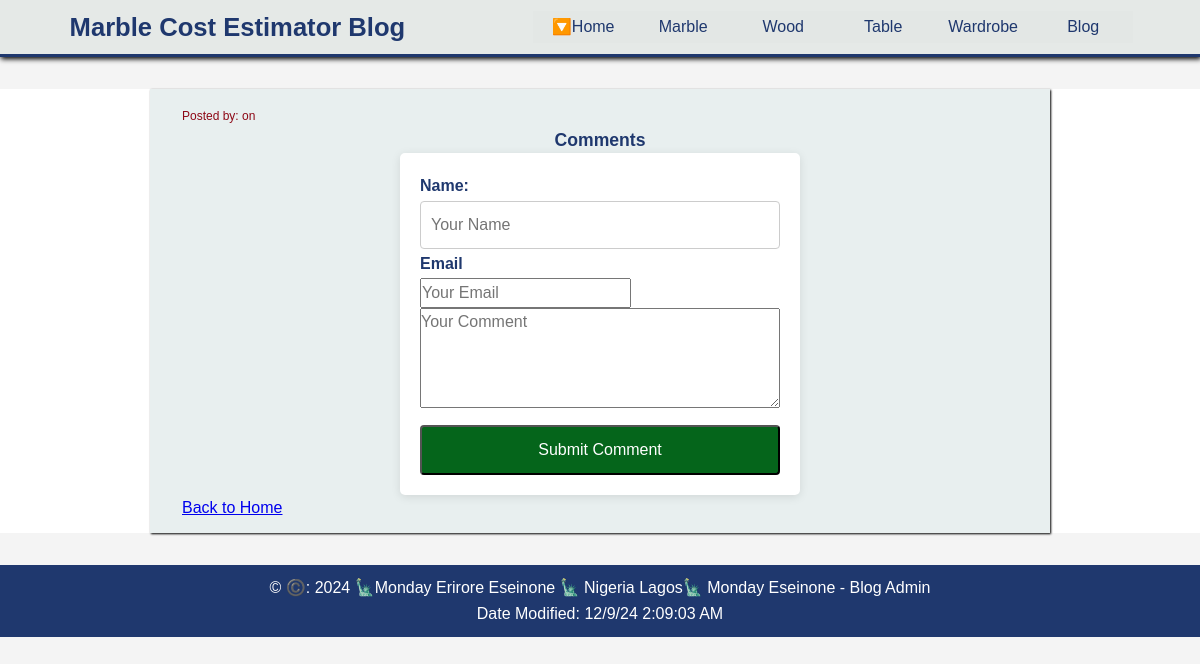
/post/6, run on an earlier commit of the app's database.
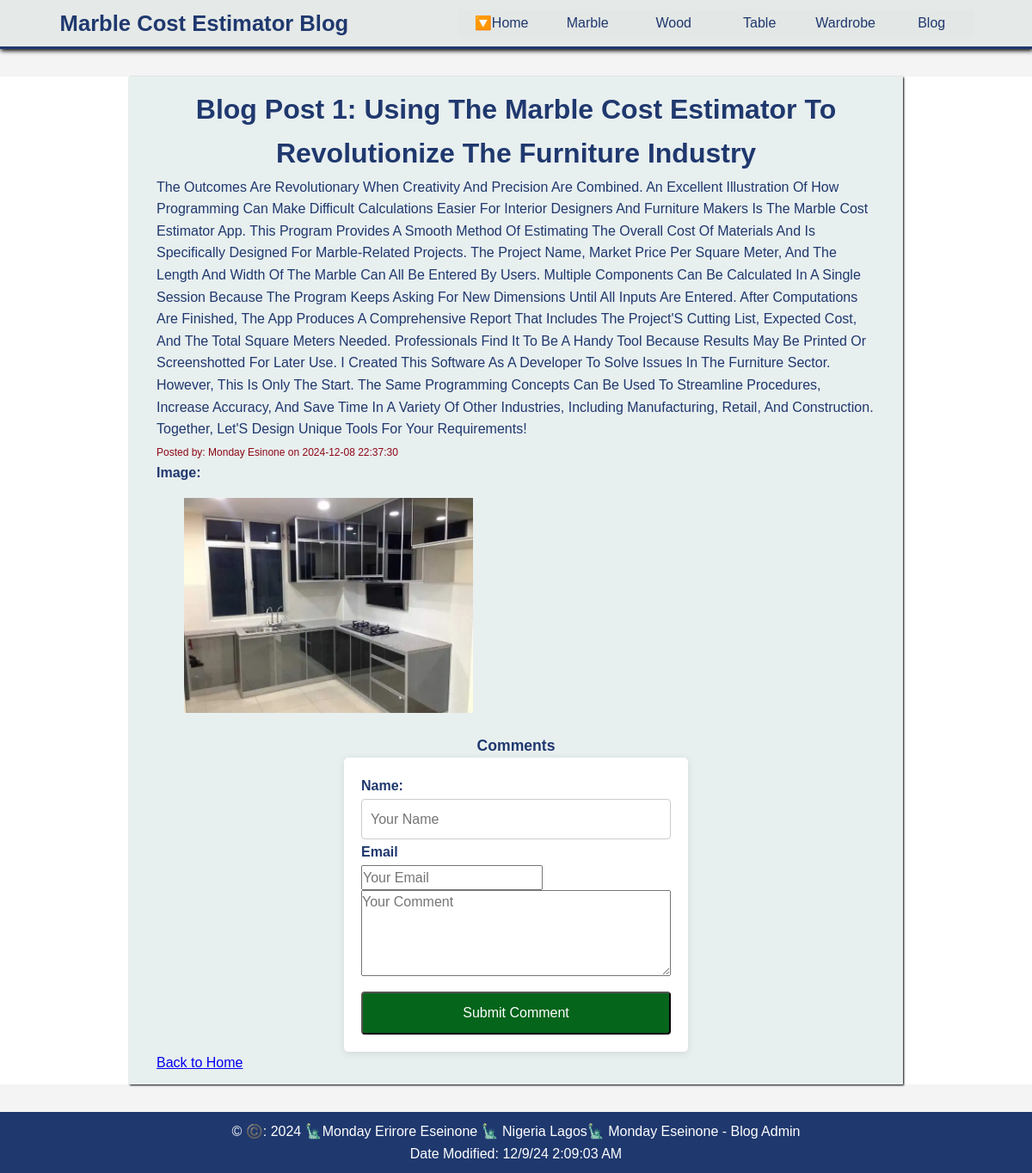
And on a later commit of the database.
### tables this page shows
CREATE TABLE posts (
            id INTEGER PRIMARY KEY AUTOINCREMENT,
            title TEXT NOT NULL,
            content TEXT NOT NULL,
            author TEXT NOT NULL,
            image TEXT,  -- New image field
            created_at TIMESTAMP DEFAULT CURRENT_TIMESTAMP
        );

### app.py (the view, shortened to what this page needs)
@app.route('/post/<int:post_id>', methods=['GET', 'POST'])
def post(post_id):
    conn = get_db_connection()
    post = conn.execute('SELECT * FROM posts WHERE id = ?', (post_id,)).fetchone()
    comments = conn.execute('SELECT * FROM comments WHERE post_id = ?', (post_id,)).fetchall()
    conn.close()
    return render_template('post.html', post=post, comments=comments)

### models.py (called while the page is built)
def get_db_connection():
    conn = sqlite3.connect('blog.db')
    conn.row_factory = sqlite3.Row
    return conn

### templates/post.html (shortened to what this page needs)
<!DOCTYPE html>
<html lang="en">
<head>
    <link rel="stylesheet" href="{{ url_for('static', filename ='styles/blog-styles.css')}}">
    <link rel="stylesheet" href="{{ url_for('static', filename ='styles/mabel-styles.css')}}">
    <link rel="stylesheet" href="{{ url_for('static', filename ='styles/mabel-large-styles.css')}}">
    <link rel="stylesheet" href="{{ url_for('static', filename ='styles/image-slide.css')}}">
</head>
<body>
    <header>
        <h1>Marble Cost Estimator Blog</h1>
        <nav class="navigation">
            <a href="{{ url_for('index')}}" class="active">Home</a>
            <a href="{{ url_for('marble_cal')}}">Marble</a>
            <a href="{{ url_for('wood_calculator')}}">Wood</a>
            <a href="{{ url_for('table_cal')}}">Table</a>
            <a href="{{ url_for('wardrob_cal')}}">Wardrobe</a>
            <a href="{{ url_for('blogpost')}}"> Blog</a>
        </nav>
    </header>
    <main>
        <div class="post-view-container">
            <div class="full-post">
                <h1>{{ post['title'] }}</h1>
                <p>{{ post['content'] }}</p>
                <small>Posted by: {{ post['author'] }} on {{ post['created_at'] }}</small>
                {% if post['image'] %}
                <div>
                    <h3>Image:</h3>
                    <img src="{{ url_for('static', filename='uploads/images/' + post['image']) }}" alt="Post Image" style="max-width: 400px; height: auto;">
                </div>
                {% endif %}
                <h2>Comments</h2>
                <form action="" method="post" class="comment-post">
                    <label for="projectName">Name:</label>
                    <input type="text" name="author" placeholder="Your Name" required>
                    <label for="emailC">Email</label>
                    <input type="email" name="email" placeholder="Your Email" required>
                    <textarea name="content" placeholder="Your Comment" required></textarea>
                    <button type="submit">Submit Comment</button>
                </form>
                <a  href="{{ url_for('blogpost')}}"> Back to Home</a>
            </div>
        </div>
    </main>
    <footer>
        <p>&copy; <span id="year"></span> Monday Eseinone - Blog Admin</p>
        <p id="date-modified"></p>
    </footer>
</body>
</html>

What changed in the data, as far as the page shows it:
added posts: title "Blog Post 1: Using The Marble Cost Estimator To Revolutionize The Furniture Industry", content "The Outcomes Are Revolutionary When Creativity And Precision Are Combined. An Excellent Illustration Of How Programming Can Make Difficult Calculations Easier For Interior Designers And Furniture Makers Is The Marble Cost Estimator App. This Program Provides A Smooth Method Of Estimating The Overall Cost Of Materials And Is Specifically Designed For Marble-Related Projects. The Project Name, Market Price Per Square Meter, And The Length And Width Of The Marble Can All Be Entered By Users. Multiple Components Can Be Calculated In A Single Session Because The Program Keeps Asking For New Dimensions Until All Inputs Are Entered. After Computations Are Finished, The App Produces A Comprehensive…", author "Monday Esinone", created_at "2024-12-08 22:37:30", image (picture)
Also different on the page:
text now shown: "Image:"
